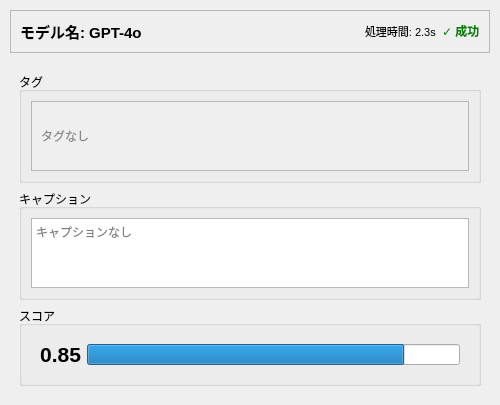
<?xml version='1.0' encoding='utf-8'?>
<ui version="4.0">
 <class>ModelResultTab</class>
 <widget class="QWidget" name="ModelResultTab">
  <property name="geometry">
   <rect>
    <x>0</x>
    <y>0</y>
    <width>500</width>
    <height>400</height>
   </rect>
  </property>
  <layout class="QVBoxLayout" name="verticalLayout">
   <property name="spacing">
    <number>10</number>
   </property>
   <property name="leftMargin">
    <number>10</number>
   </property>
   <property name="topMargin">
    <number>10</number>
   </property>
   <property name="rightMargin">
    <number>10</number>
   </property>
   <property name="bottomMargin">
    <number>10</number>
   </property>
   <item>
    <widget class="QFrame" name="frameModelHeader">
     <property name="frameShape">
      <enum>QFrame::StyledPanel</enum>
     </property>
     <property name="maximumSize">
      <size>
       <width>16777215</width>
       <height>60</height>
      </size>
     </property>
     <layout class="QHBoxLayout" name="horizontalLayoutHeader">
      <item>
       <widget class="QLabel" name="labelModelName">
        <property name="text">
         <string>モデル名: GPT-4o</string>
        </property>
        <property name="font">
         <font>
          <pointsize>11</pointsize>
          <weight>75</weight>
          <bold>true</bold>
         </font>
        </property>
        <property name="sizePolicy">
         <sizepolicy hsizetype="Preferred" vsizetype="Fixed">
          <horstretch>0</horstretch>
          <verstretch>0</verstretch>
         </sizepolicy>
        </property>
       </widget>
      </item>
      <item>
       <spacer name="horizontalSpacer">
        <property name="orientation">
         <enum>Qt::Horizontal</enum>
        </property>
        <property name="sizeHint" stdset="0">
         <size>
          <width>40</width>
          <height>20</height>
         </size>
        </property>
       </spacer>
      </item>
      <item>
       <widget class="QLabel" name="labelProcessingTime">
        <property name="text">
         <string>処理時間: 2.3s</string>
        </property>
        <property name="font">
         <font>
          <pointsize>8</pointsize>
         </font>
        </property>
        <property name="sizePolicy">
         <sizepolicy hsizetype="Preferred" vsizetype="Fixed">
          <horstretch>0</horstretch>
          <verstretch>0</verstretch>
         </sizepolicy>
        </property>
       </widget>
      </item>
      <item>
       <widget class="QLabel" name="labelStatus">
        <property name="text">
         <string>✓ 成功</string>
        </property>
        <property name="font">
         <font>
          <pointsize>9</pointsize>
          <weight>75</weight>
          <bold>true</bold>
         </font>
        </property>
        <property name="styleSheet">
         <string notr="true">color: green;</string>
        </property>
        <property name="sizePolicy">
         <sizepolicy hsizetype="Preferred" vsizetype="Fixed">
          <horstretch>0</horstretch>
          <verstretch>0</verstretch>
         </sizepolicy>
        </property>
       </widget>
      </item>
     </layout>
    </widget>
   </item>
   <item>
    <widget class="QStackedWidget" name="stackedWidgetContent">
     <property name="currentIndex">
      <number>0</number>
     </property>
     <widget class="QWidget" name="pageSuccess">
      <layout class="QVBoxLayout" name="verticalLayoutSuccess">
       <item>
        <widget class="QGroupBox" name="groupBoxTags">
         <property name="title">
          <string>タグ</string>
         </property>
         <property name="maximumSize">
          <size>
           <width>16777215</width>
           <height>120</height>
          </size>
         </property>
         <layout class="QVBoxLayout" name="verticalLayoutTags">
          <item>
           <widget class="QScrollArea" name="scrollAreaTags">
            <property name="widgetResizable">
             <bool>true</bool>
            </property>
            <property name="horizontalScrollBarPolicy">
             <enum>Qt::ScrollBarAlwaysOff</enum>
            </property>
            <widget class="QWidget" name="scrollAreaWidgetContentsTags">
             <property name="geometry">
              <rect>
               <x>0</x>
               <y>0</y>
               <width>476</width>
               <height>69</height>
              </rect>
             </property>
             <layout class="QVBoxLayout" name="verticalLayoutTagsContent">
              <item>
               <widget class="QLabel" name="labelTagsPlaceholder">
                <property name="text">
                 <string>タグなし</string>
                </property>
                <property name="styleSheet">
                 <string notr="true">color: #888;</string>
                </property>
                <property name="sizePolicy">
                 <sizepolicy hsizetype="Preferred" vsizetype="Fixed">
                  <horstretch>0</horstretch>
                  <verstretch>0</verstretch>
                 </sizepolicy>
                </property>
               </widget>
              </item>
             </layout>
            </widget>
            <property name="sizePolicy">
             <sizepolicy hsizetype="Expanding" vsizetype="Expanding">
              <horstretch>0</horstretch>
              <verstretch>0</verstretch>
             </sizepolicy>
            </property>
           </widget>
          </item>
         </layout>
        </widget>
       </item>
       <item>
        <widget class="QGroupBox" name="groupBoxCaptions">
         <property name="title">
          <string>キャプション</string>
         </property>
         <property name="maximumSize">
          <size>
           <width>16777215</width>
           <height>120</height>
          </size>
         </property>
         <layout class="QVBoxLayout" name="verticalLayoutCaptions">
          <item>
           <widget class="QTextEdit" name="textEditCaptions">
            <property name="readOnly">
             <bool>true</bool>
            </property>
            <property name="placeholderText">
             <string>キャプションなし</string>
            </property>
            <property name="maximumSize">
             <size>
              <width>16777215</width>
              <height>90</height>
             </size>
            </property>
           </widget>
          </item>
         </layout>
        </widget>
       </item>
       <item>
        <widget class="QGroupBox" name="groupBoxScores">
         <property name="title">
          <string>スコア</string>
         </property>
         <property name="maximumSize">
          <size>
           <width>16777215</width>
           <height>80</height>
          </size>
         </property>
         <layout class="QVBoxLayout" name="verticalLayoutScores">
          <item>
           <widget class="QFrame" name="frameScoreContent">
            <property name="frameShape">
             <enum>QFrame::NoFrame</enum>
            </property>
            <layout class="QHBoxLayout" name="horizontalLayoutScore">
             <item>
              <widget class="QLabel" name="labelScoreValue">
               <property name="text">
                <string>0.85</string>
               </property>
               <property name="font">
                <font>
                 <pointsize>16</pointsize>
                 <weight>75</weight>
                 <bold>true</bold>
                </font>
               </property>
               <property name="alignment">
                <set>Qt::AlignCenter</set>
               </property>
               <property name="sizePolicy">
                <sizepolicy hsizetype="Preferred" vsizetype="Fixed">
                 <horstretch>0</horstretch>
                 <verstretch>0</verstretch>
                </sizepolicy>
               </property>
              </widget>
             </item>
             <item>
              <widget class="QProgressBar" name="progressBarScore">
               <property name="minimum">
                <number>0</number>
               </property>
               <property name="maximum">
                <number>100</number>
               </property>
               <property name="value">
                <number>85</number>
               </property>
               <property name="textVisible">
                <bool>false</bool>
               </property>
               <property name="orientation">
                <enum>Qt::Horizontal</enum>
               </property>
               <property name="sizePolicy">
                <sizepolicy hsizetype="Expanding" vsizetype="Fixed">
                 <horstretch>0</horstretch>
                 <verstretch>0</verstretch>
                </sizepolicy>
               </property>
              </widget>
             </item>
            </layout>
           </widget>
          </item>
         </layout>
        </widget>
       </item>
       <item>
        <spacer name="verticalSpacer">
         <property name="orientation">
          <enum>Qt::Vertical</enum>
         </property>
         <property name="sizeHint" stdset="0">
          <size>
           <width>20</width>
           <height>40</height>
          </size>
         </property>
        </spacer>
       </item>
      </layout>
     </widget>
     <widget class="QWidget" name="pageError">
      <layout class="QVBoxLayout" name="verticalLayoutError">
       <item>
        <widget class="QFrame" name="frameErrorHeader">
         <property name="frameShape">
          <enum>QFrame::StyledPanel</enum>
         </property>
         <property name="styleSheet">
          <string notr="true">QFrame {
    background-color: #ffe6e6;
    border: 2px solid #ff6b6b;
    border-radius: 8px;
}</string>
         </property>
         <property name="maximumSize">
          <size>
           <width>16777215</width>
           <height>50</height>
          </size>
         </property>
         <layout class="QHBoxLayout" name="horizontalLayoutErrorHeader">
          <item>
           <widget class="QLabel" name="labelErrorIcon">
            <property name="text">
             <string>⚠️</string>
            </property>
            <property name="font">
             <font>
              <pointsize>16</pointsize>
             </font>
            </property>
            <property name="sizePolicy">
             <sizepolicy hsizetype="Preferred" vsizetype="Fixed">
              <horstretch>0</horstretch>
              <verstretch>0</verstretch>
             </sizepolicy>
            </property>
           </widget>
          </item>
          <item>
           <widget class="QLabel" name="labelErrorTitle">
            <property name="text">
             <string>アノテーション処理エラー</string>
            </property>
            <property name="font">
             <font>
              <pointsize>12</pointsize>
              <weight>75</weight>
              <bold>true</bold>
             </font>
            </property>
            <property name="styleSheet">
             <string notr="true">color: #d32f2f;</string>
            </property>
            <property name="sizePolicy">
             <sizepolicy hsizetype="Preferred" vsizetype="Fixed">
              <horstretch>0</horstretch>
              <verstretch>0</verstretch>
             </sizepolicy>
            </property>
           </widget>
          </item>
          <item>
           <spacer name="horizontalSpacerError">
            <property name="orientation">
             <enum>Qt::Horizontal</enum>
            </property>
            <property name="sizeHint" stdset="0">
             <size>
              <width>40</width>
              <height>20</height>
             </size>
            </property>
           </spacer>
          </item>
         </layout>
        </widget>
       </item>
       <item>
        <widget class="QGroupBox" name="groupBoxErrorDetails">
         <property name="title">
          <string>エラー詳細</string>
         </property>
         <layout class="QVBoxLayout" name="verticalLayoutErrorDetails">
          <item>
           <widget class="QTextEdit" name="textEditErrorMessage">
            <property name="readOnly">
             <bool>true</bool>
            </property>
            <property name="placeholderText">
             <string>エラー情報が読み込まれます...</string>
            </property>
            <property name="styleSheet">
             <string notr="true">QTextEdit {
    background-color: #fff5f5;
    border: 1px solid #ffcccb;
    color: #d32f2f;
    font-family: monospace;
}</string>
            </property>
            <property name="sizePolicy">
             <sizepolicy hsizetype="Expanding" vsizetype="Expanding">
              <horstretch>0</horstretch>
              <verstretch>0</verstretch>
             </sizepolicy>
            </property>
           </widget>
          </item>
         </layout>
        </widget>
       </item>
       <item>
        <spacer name="verticalSpacerError">
         <property name="orientation">
          <enum>Qt::Vertical</enum>
         </property>
         <property name="sizeHint" stdset="0">
          <size>
           <width>20</width>
           <height>40</height>
          </size>
         </property>
        </spacer>
       </item>
      </layout>
     </widget>
    </widget>
   </item>
  </layout>
 </widget>
 <resources />
 <connections />
</ui>
